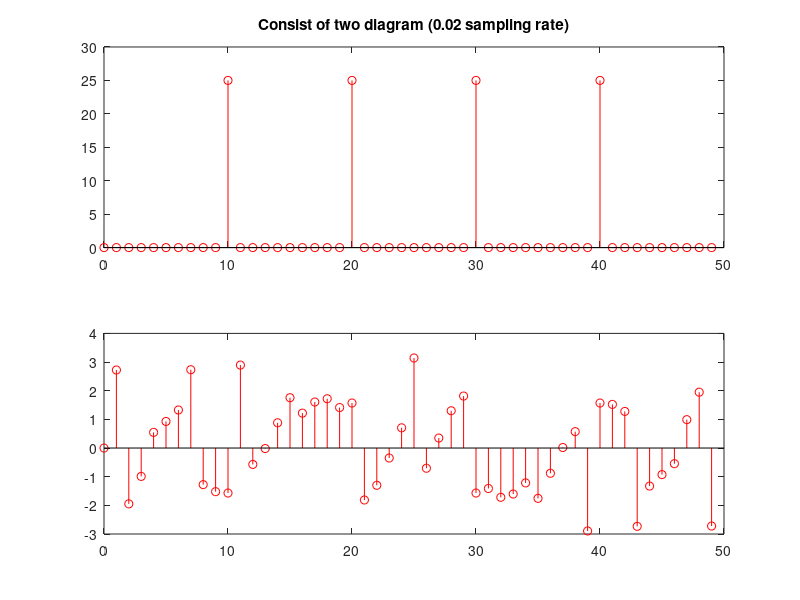

The MATLAB script that drew this image:
clear;
Length = 1;
T = 0.02;           % sample rate
N = Length/T;
n = 0:1:N-1;
f1 = 10;
f2 = 30;

x = sin(2*pi*f1*n*T) + sin(2*pi*f2*n*T);

fft_x = fft(x);
magx = abs(fft_x);
angx = angle(fft_x);


figure
subplot(2, 1, 1);
stem(n, magx, 'r');
title('Consist of two diagram (0.02 sampling rate)');

subplot(2, 1, 2);
stem(n, angx, 'r');